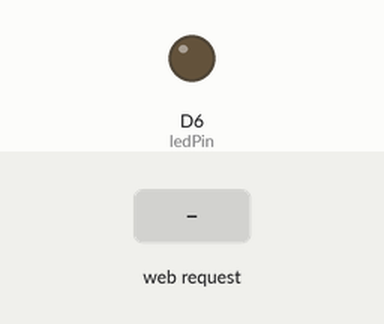
Simulated run of this sketch. Board: ESP8266 (NodeMCU). Parts: output pins drawn as LEDs (lit = HIGH). The test bench sets the inputs (shaded band). WiFi joins after 1.5 s; servers stay silent unless stated; what the sketch prints to the serial monitor is not drawn.

Above: at 2.7 s.
2.8 s: HTTP request GET /toggle received
At 3.1 s:
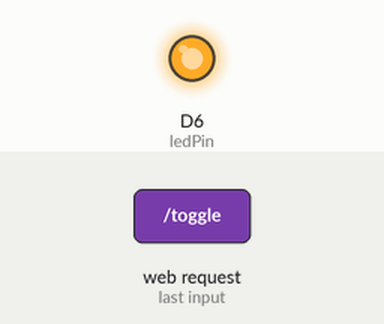
Timing chart, 0 to 5.8 s (numbered marks = the images above; inputs shaded):
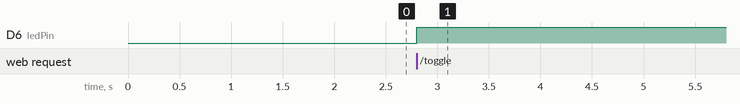

Measured:
- after the input at 2.8 s, D6 (ledPin): LOW → HIGH at once

The sketch:

WS04_64121080.ino
```cpp
#include <ESP8266WiFi.h>
#include <ESP8266WebServer.h>
#include <DHT.h>

// กำหนดออบเจ็กต์เซิร์ฟเวอร์และ DHT sensor
ESP8266WebServer server(80);
const int ledPin = D6;
DHT dht11(D4, DHT11);

// ฟังก์ชันเชื่อมต่อ WiFi
void initWifi(const char* ssid, const char* password) {
  WiFi.mode(WIFI_STA);
  WiFi.begin(ssid, password);
  Serial.print("Connecting to WiFi");
  while (WiFi.status() != WL_CONNECTED) {
    delay(100);
    Serial.print(".");
  }
  Serial.println("\nConnected to WiFi");
  Serial.print("IP Address: ");
  Serial.println(WiFi.localIP());
}


// ฟังก์ชันจัดการหน้าหลัก
// ส่วนอื่นๆ ของโค้ดคงเดิม

// Function to handle the root path
void handleRoot() {
  float temperature = dht11.readTemperature();
  float humidity = dht11.readHumidity();

  // Create HTML for the web page
  String html = "<html><head>"
                "<link rel='stylesheet' href='https://stackpath.bootstrapcdn.com/bootstrap/4.3.1/css/bootstrap.min.css'>"
                "</head><body><div class='container' style='text-align: center; margin-top: 20px;'>"
                "<h2 class='text-primary'>ESP8266</h2>"
                "<h3>Web Server</h3>"
                "<p>Humidity: <span id='humidity'>" + String(humidity) + " %</span></p>"
                "<p>Temperature: <span id='temperature'>" + String(temperature) + " C</span></p>"
                "<p>LED Status: ";

  if (digitalRead(ledPin) == HIGH) {
    html += "<span class='text-success'>On</span>";
  } else {
    html += "<span class='text-danger'>Off</span>";
  }

  html += "</p>"
          "<form action='/toggle' method='get'>"
          "<input type='submit' class='btn btn-warning' value='Toggle LED'>"
          "</form>"
          "</div>"
          // JavaScript remains unchanged
          "</body></html>";

  server.send(200, "text/html", html);
}


// ส่วนอื่นๆ ของโค้ดคงเดิม


void handleToggle() {
  int currentState = digitalRead(ledPin);
  digitalWrite(ledPin, !currentState);
  server.sendHeader("Location", "/");
  server.send(302, "text/plain", "");
}


// ฟังก์ชันส่งข้อมูลอุณหภูมิและความชื้น
void handleData() {
  float temperature = dht11.readTemperature();
  float humidity = dht11.readHumidity();
  String data = "{\"temperature\": " + String(temperature) + ", \"humidity\": " + String(humidity) + "}";
  server.send(200, "application/json", data);
}

// ฟังก์ชัน setup ที่จะถูกเรียกใช้งานเมื่อบอร์ดเริ่มทำงาน
void setup() {
  Serial.begin(115200);
  initWifi("JaNa", "1234567890");
  pinMode(ledPin, OUTPUT);
  dht11.begin();

  server.on("/", HTTP_GET, handleRoot);
  server.on("/toggle", HTTP_GET, handleToggle);
  server.on("/data", HTTP_GET, handleData);

  server.begin();
  Serial.println("HTTP server started");
}

// ลูปหลักของโปรแกรม
void loop() {
  server.handleClient();
}
```
